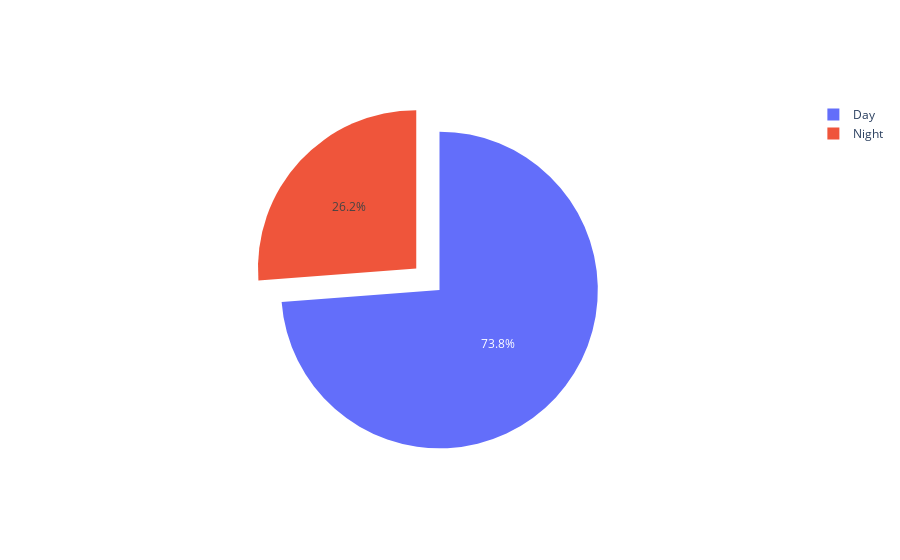

The cell this chart's notebook holds for it:
### Markdown cell above
##  <p style="color:green;"><b> 11. Les accidents en Jour/ Nuit  :</p><b>

### Code cell
df_Sunrize= df.groupby('Sunrise_Sunset').size().reset_index()
df_Sunrize= df_Sunrize.rename(columns= {0: 'Nombre_accident'})
figure = go.Figure(data=[go.Pie(labels=df_Sunrize.Sunrise_Sunset, values=df_Sunrize.Nombre_accident ,pull=[0, 0.2])])
figure.show()

### Figure 1 — Plotly figure (JSON) as saved in the notebook; plotly's stock layout.template omitted (floating-point values rounded to 4 significant figures)
{"data": [{"labels": ["Day", "Night"], "pull": [0, 0.2], "type": "pie", "values": [2141353, 760483]}], "layout": {}}
